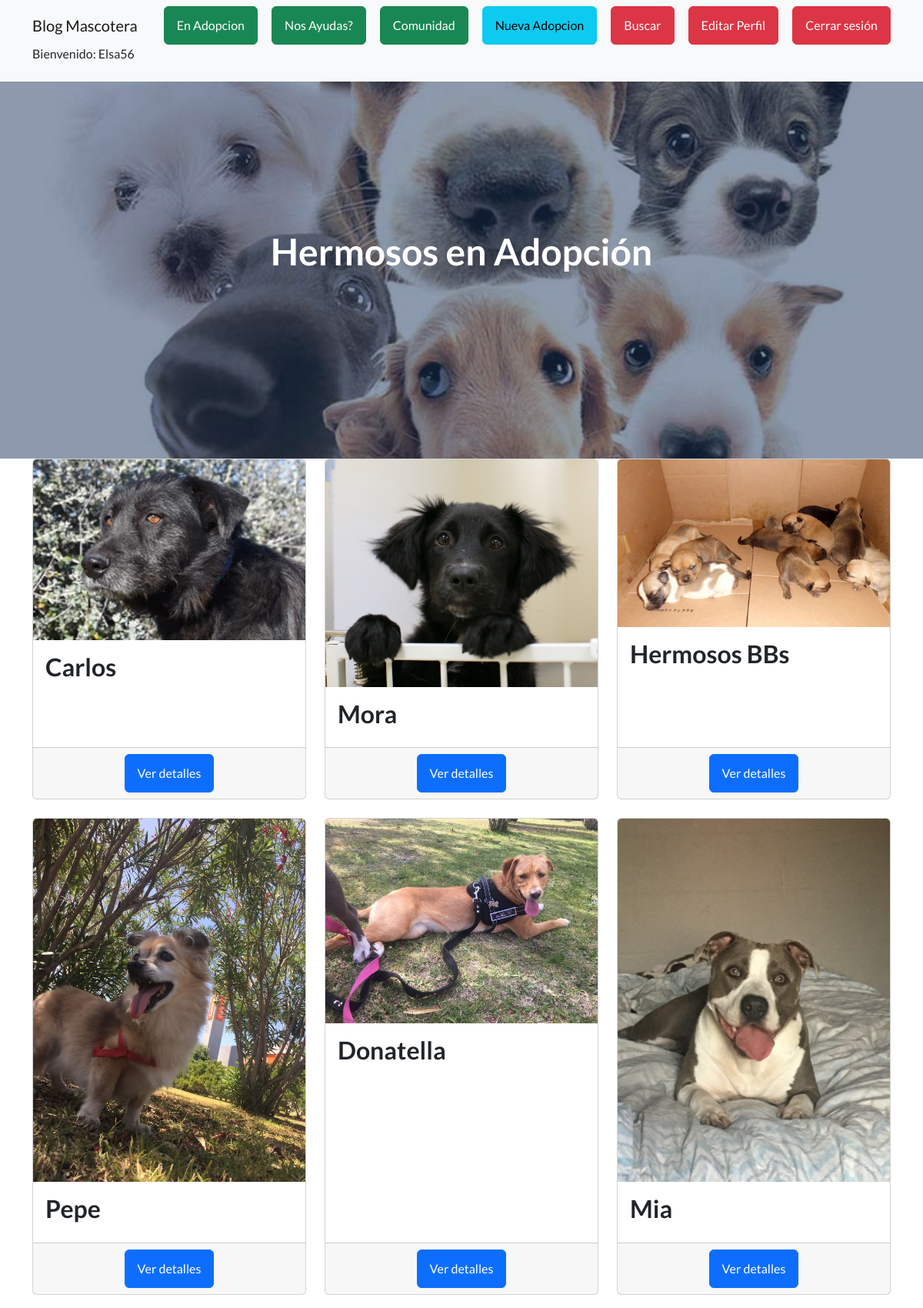
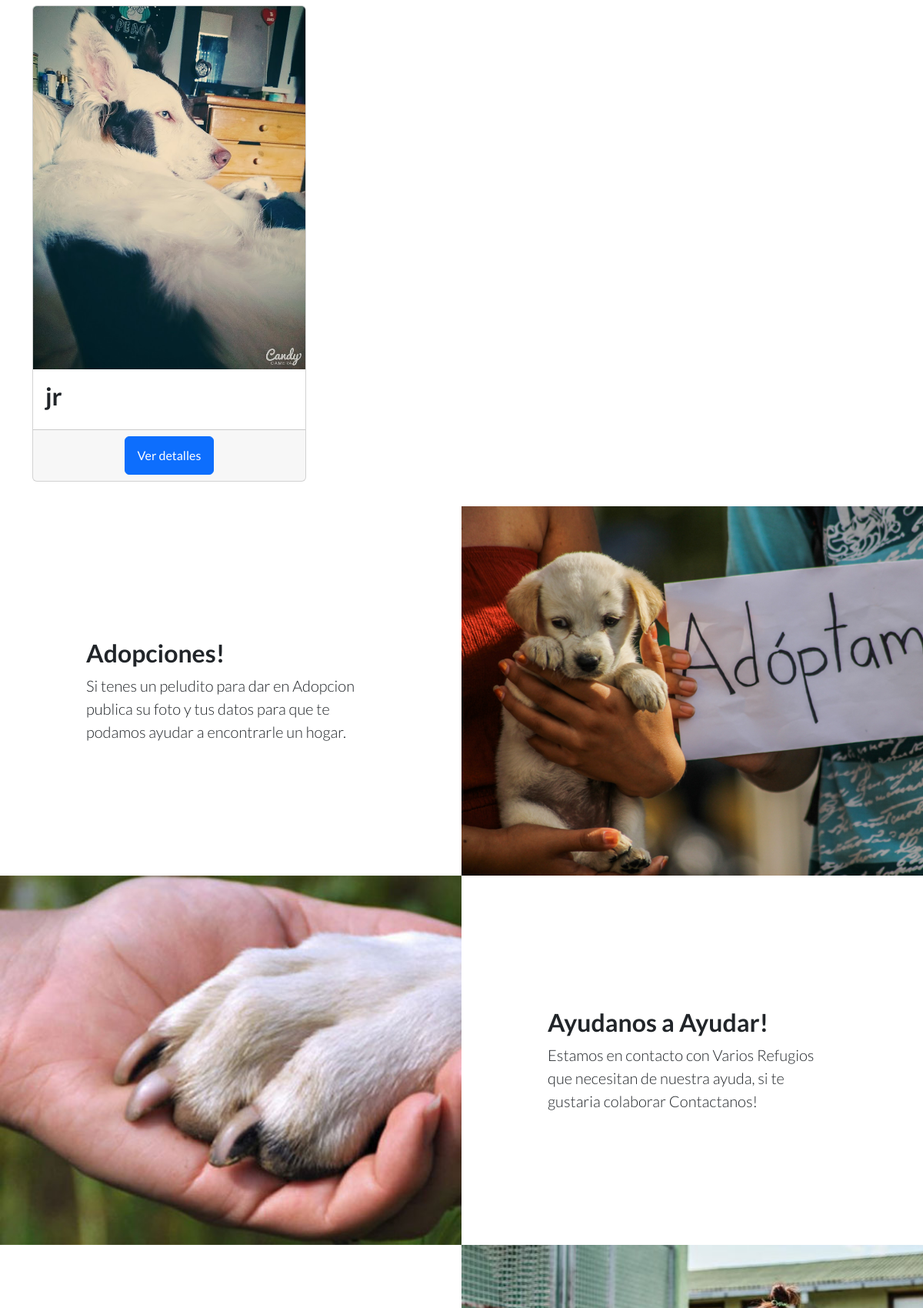
Page /AppInicio/adopcion_lista/ (signed in, upper part) on the committed database (2 pictures, top to bottom).
### AppInicio/models.py (models this page shows, shortened)
class Adopcion(models.Model):
    autor = models.ForeignKey(User, on_delete=models.CASCADE)
    nombre = models.CharField(max_length=200)
    raza = models.CharField(max_length=200,default='desconocida')
    edad = models.CharField(max_length=10, default='1')
    animal_info = models.TextField()
    imagen = models.ImageField(upload_to='adoption_images/')
    fecha_creacion = models.DateTimeField(auto_now_add=True)

### AppInicio/views.py (the view)
# urls.py: path('adopcion_lista/', adopcion_lista, name='adopcion_lista'),
def adopcion_lista(request):
    adopciones = Adopcion.objects.all()
    return render(request, 'AppInicio/adopcion_lista.html', {'adopciones': adopciones})

### AppInicio/templates/AppInicio/adopcion_lista.html (shortened to what this page needs)
{% extends "AppInicio/padre.html" %}
{% load static %}
{% block titulo %}
Hermosos en Adopción
{% endblock %}
{% block contenido %}
  <div class="container">
    <div class="row">
      {% for adopcion in adopciones %}
        <div class="col-md-4 mb-4">
          <div class="card h-100">
            <img src="{{ adopcion.imagen.url }}" alt="{{ adopcion.nombre }}" class="card-img-top">
            <div class="card-body">
              <h2 class="card-title">{{ adopcion.nombre }}</h2>
            </div>
            <div class="card-footer text-center">
              <a href="{% url 'AppInicio:adopcion_detalle' adopcion_id=adopcion.id %}" class="btn btn-primary">Ver detalles</a>
            </div>
          </div>
        </div>
      {% endfor %}
    </div>
  </div>
{% endblock %}

### AppInicio/templates/AppInicio/padre.html (shortened to what this page needs)
<!DOCTYPE html>
<html lang="en">
    <head>
        {% load static %}
        <link href="https://cdn.jsdelivr.net/npm/bootstrap-icons@1.5.0/font/bootstrap-icons.css" rel="stylesheet" type="text/css" />
        <link href="{% static 'AppInicio/css/styles.css' %}" rel="stylesheet" />
    </head>
    <body>
        <nav class="navbar navbar-light bg-light static-top">
            <div class="container">
                <a class="navbar-brand" href="{% url 'AppInicio:home' %}">Blog Mascotera</a>
                <a class="btn btn-success" href="{% url 'AppInicio:adopcion_lista' %}">En Adopcion</a>
                <a class="btn btn-success" href="{% url 'AppInicio:ayuda_lista' %}">Nos Ayudas?</a>
                <a class="btn btn-success" href="{% url 'AppInicio:pet_lista' %}">Comunidad</a>
                {% if user.is_authenticated %}
                <a class="btn btn-info" href="{% url 'AppInicio:adopcion_nuevo' %}">Nueva Adopcion</a>
                <a class="btn btn-danger" href="{% url 'AppInicio:busqueda_adopcion' %}">Buscar</a>
                <a class="btn btn-danger" href="{% url 'AppInicio:editarPerfil' %}">Editar Perfil</a>
                <a class="btn btn-danger" href="{% url 'AppInicio:logout' %}">Cerrar sesión</a>
                <p> Bienvenido: {{ user.username }}</p>
            {% else %}
                <a class="btn btn-success" href="{% url 'AppInicio:login' %}">Ingresar</a>
                <a class="btn btn-success" href="{% url 'AppInicio:register' %}">Registrarse</a>
                {% endif %}
            </div>
        </nav>
        <header class="masthead">
            <div class="container position-relative">
                <div class="row justify-content-center">
                    <div class="col-xl-6">
                        <div class="text-center text-white">
                            <h1 class="mb-5">{% block titulo %}    {% endblock  %}</h1>
                        </div>
                    </div>
                </div>
            </div>
        </header>
        {% block contenido %}
        {% endblock %}
        <section class="showcase">
            <div class="container-fluid p-0">
                <div class="row g-0">
                    <div class="col-lg-6 order-lg-2 text-white showcase-img" style="background-image: url('/static/AppInicio/assets/img/Cachorros-1.jpg')"></div>
                    <div class="col-lg-6 order-lg-1 my-auto showcase-text">
                        <h2>Adopciones!</h2>
                        <p class="lead mb-0">Si tenes un peludito para dar en Adopcion publica su foto y tus datos para que te podamos ayudar a encontrarle un hogar.</p>
                    </div>
                </div>
                <div class="row g-0">
                    <div class="col-lg-6 text-white showcase-img" style="background-image: url('/static/AppInicio/assets/img/Animales-de-la-calle-como-ayudar.jpg')"></div>
                    <div class="col-lg-6 my-auto showcase-text">
                        <h2>Ayudanos a Ayudar!</h2>
                        <p class="lead mb-0">Estamos en contacto con Varios Refugios que necesitan de nuestra ayuda, si te gustaria colaborar Contactanos!</p>
                    </div>
                </div>
                <div class="row g-0">
                    <div class="col-lg-6 order-lg-2 text-white showcase-img" style="background-image:url('/static/AppInicio/assets/img/perrito4.jpg')"></div>
                    <div class="col-lg-6 order-lg-1 my-auto showcase-text">
                    </div>
                </div>
            </div>
        </section>
    </body>
</html>

### rows in the picture
Adopcion: imagen (picture), nombre "Carlos"
Adopcion: imagen (picture), nombre "Mora"
Adopcion: imagen (picture), nombre "Hermosos BBs"
Adopcion: imagen (picture), nombre "Pepe"
Adopcion: imagen (picture), nombre "Donatella"
Adopcion: imagen (picture), nombre "Mia"
Adopcion: imagen (picture), nombre "jr"

### other values in the picture
{{ user.username }} "Elsa56"
